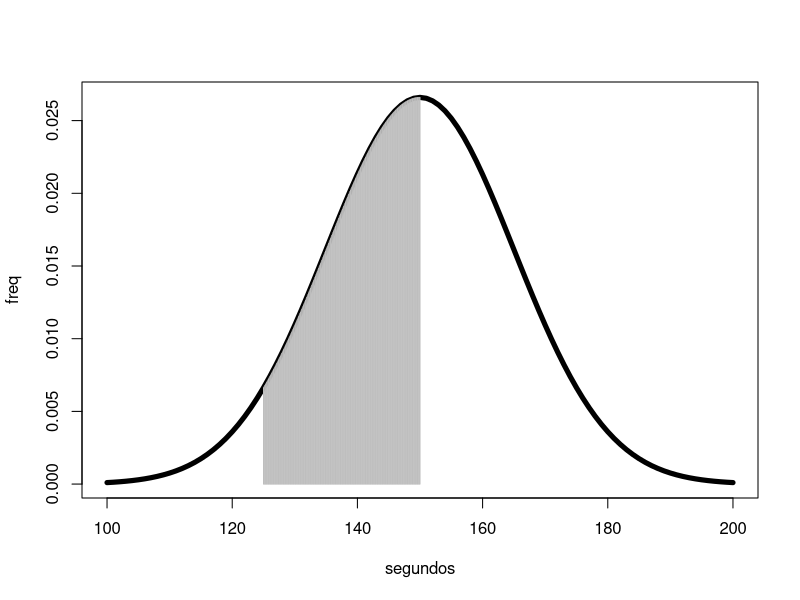
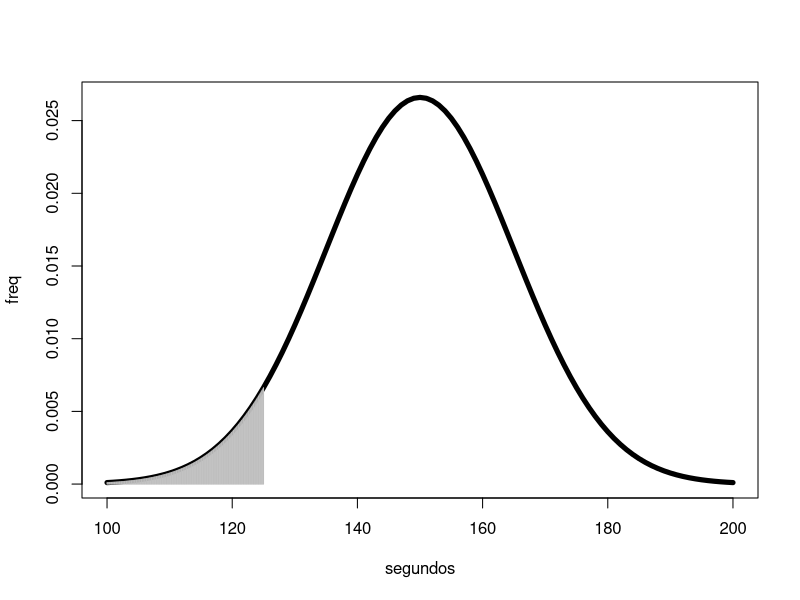
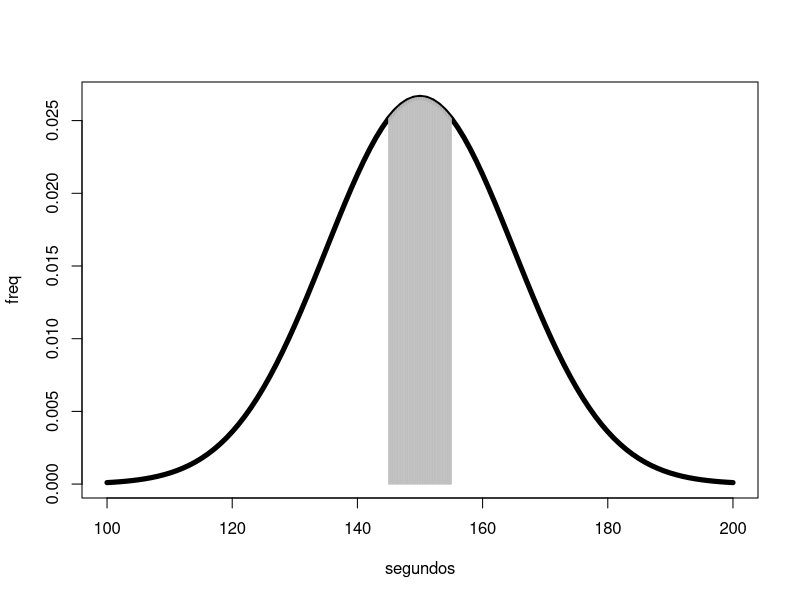
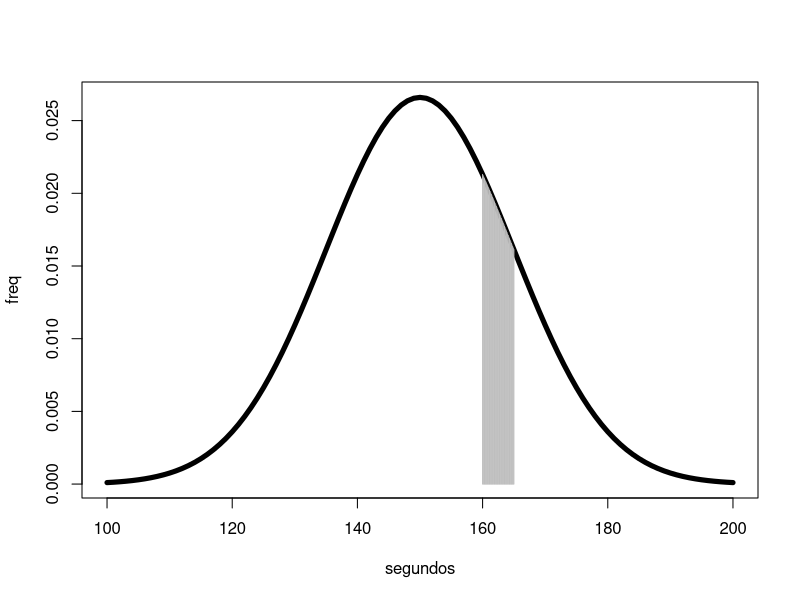

These charts were generated, in order, by the following R code:
## ---- chunk 1
  library(nortest)
  amostra <- c(149.3355, 140.3779, 145.7254, 149.8931, 139.6168, 149.1934,  
  129.6147, 134.7523, 167.8030, 171.7407, 157.5422, 160.2664, 155.4553,  
  142.5989, 134.9844, 148.5172, 163.1447, 131.0138, 130.2423, 167.2239,  
  149.4015, 145.6802, 160.3472, 121.1775, 136.7295, 162.2381, 150.7192,  
  117.8144, 137.3630, 158.6373, 168.0833, 133.9263, 150.9102, 149.4811,  
  167.4367, 178.0970, 138.4903, 148.6764, 181.0990, 167.3345, 147.0679,  
  156.1410, 148.8734, 140.9484, 147.6408, 134.5726, 184.6812, 134.6648,  
  146.8130, 167.4161)

  z.amostra <- scale(amostra)
## ---- chunk 2
  ks.test(z.amostra, "pnorm", 0, 1) #p-value = 0.4688
  shapiro.test(amostra) #p-value = 0.6324
  ad.test(amostra) #p-value = 0.3928
  lillie.test(amostra) #p-value = 0.08619 
## ---- chunk 3
  mi <- 150
  sigma <- 15

  phi <- function(x) (1/(sigma*sqrt(2*pi)))*exp((-1/2)*((x-mi)/sigma)^2)
  plot(phi, 100, 200, lwd=5, xlab="segundos", ylab="freq")
  x <- seq(125, 150, 0.1)
  lines(x, (1/(sigma*sqrt(2*pi)))*exp((-1/2)*((x-mi)/sigma)^2), type="h", col="grey")
## ---- chunk 4
  pnorm(150,mean=mi,sd=sigma)-pnorm(125,mean=mi,sd=sigma)
## ---- chunk 5
  phi <- function(x) (1/(sigma*sqrt(2*pi)))*exp((-1/2)*((x-mi)/sigma)^2)
  plot(phi, 100, 200, lwd=5, xlab="segundos", ylab="freq")
  x <- seq(100, 125, 0.1)
  lines(x, (1/(sigma*sqrt(2*pi)))*exp((-1/2)*((x-mi)/sigma)^2), type="h", col="grey")
## ---- chunk 6
  pnorm(125,mean=mi,sd=sigma)-pnorm(100,mean=mi,sd=sigma)
## ---- chunk 7
  phi <- function(x) (1/(sigma*sqrt(2*pi)))*exp((-1/2)*((x-mi)/sigma)^2)
  plot(phi, 100, 200, lwd=5, xlab="segundos", ylab="freq")
  x <- seq(145, 155, 0.1)
  lines(x, (1/(sigma*sqrt(2*pi)))*exp((-1/2)*((x-mi)/sigma)^2), type="h", col="grey")
## ---- chunk 8
  pnorm(155,mean=mi,sd=sigma)-pnorm(145,mean=mi,sd=sigma)
## ---- chunk 9
  phi <- function(x) (1/(sigma*sqrt(2*pi)))*exp((-1/2)*((x-mi)/sigma)^2)
  plot(phi, 100, 200, lwd=5, xlab="segundos", ylab="freq")
  x <- seq(160, 165, 0.1)
  lines(x, (1/(sigma*sqrt(2*pi)))*exp((-1/2)*((x-mi)/sigma)^2), type="h", col="grey")
## ---- chunk 10
  pnorm(165,mean=mi,sd=sigma)-pnorm(160,mean=mi,sd=sigma)
